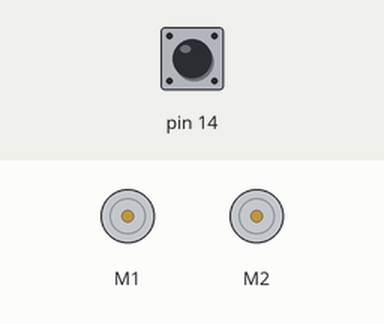
Recording of a sketch running on a simulated Arduino Leonardo, built with avr-gcc and run on an emulated ATmega32U4. On the bench: 2 × DC motor (green arrow = forward, orange = backward, longer = faster). The inputs (shaded band) are chosen by the test bench; at power-on: pin 14 HIGH.

Above: at 0.8 s.
0.9 s: pin 14 pulled LOW for 0.15 s
At 3.2 s:
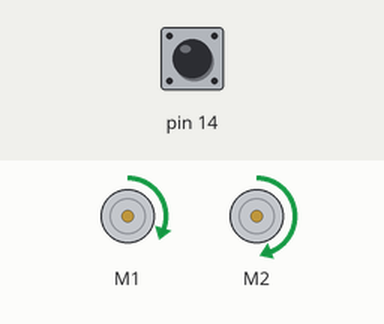
Timing chart, 0 to 12.6 s (numbered marks = the images above; inputs shaded):
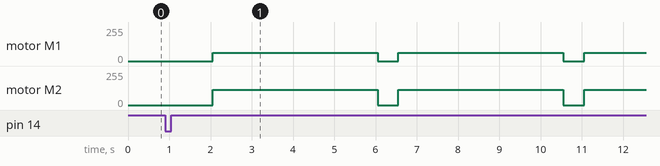

The sketch:

Motor_Circle_OLD.ino
```cpp
// This example drives the romi chassis in a circle.
// The diameter of the circle is meant to be 200mm, so the circumference of a 200mm circle
// and the diameter of a 363mm circle (the width of the chassis) and the ratio of the larger
// circle to the smaller circle is 1.815. This could be added as a calculation to the program
// so that a user could input the diameter of the circle and the correct ratio could be calculated
// and driven to each motor.

//c = 2 * pi * r
//r1 = 200mm, c1 = 1256.64 mm
//r2 = 363mm, c2 = 2280.8 mm
//c2/c1 = 1.815

#include <Romi32U4.h>

Romi32U4Motors motors;
Romi32U4ButtonA buttonA;

void setup()
{
  // Wait for the user to press button A.
  buttonA.waitForButton();

  // Delay so that the robot does not move away while the user is
  // still touching it.
  delay(1000);
}

void loop()
{
  int speed = 100;
  driveCircle(speed);  //call circle drive algorithm
  delay(500);
}

void driveCircle(int speed){
  // Run drive forward.
  ledGreen(1); //set so i can see it's running this code
  motors.setLeftSpeed(speed); //take the input speed, hardcoded at 100
  motors.setRightSpeed(speed * 1.815); //drive the outside tire at the correct gear ratio
  delay(4000);  // run long enough to go in a circle
  motors.setSpeeds(0,0); // shut off motors
  ledGreen(0); //shut off led while idle
}
```

Measured:
- after the input at 0.9 s, motor M1: alternates forward 63/255 for 4.0 s and stopped for 0.50 s, starting after 1.2 s; motor M2: alternates forward 115/255 for 4.0 s and stopped for 0.50 s, starting after 1.2 s
